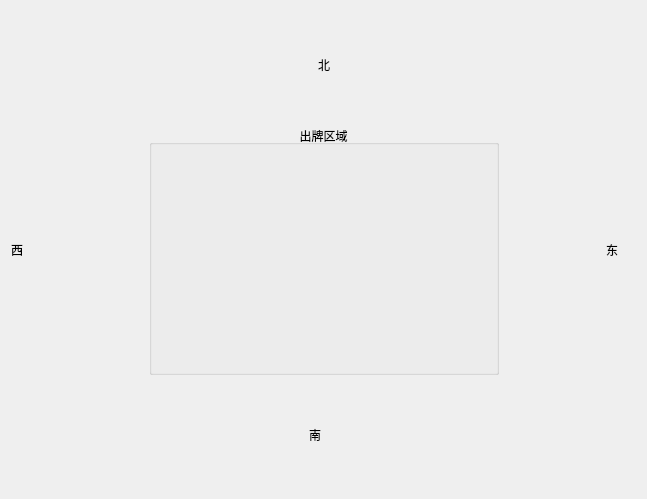
<?xml version="1.0" encoding="UTF-8"?>
<ui version="4.0">
 <class>Mahjong</class>
 <widget class="QWidget" name="Mahjong">
  <property name="geometry">
   <rect>
    <x>0</x>
    <y>0</y>
    <width>647</width>
    <height>499</height>
   </rect>
  </property>
  <property name="windowTitle">
   <string>Form</string>
  </property>
  <layout class="QGridLayout" name="gridLayout">
   <item row="0" column="0">
    <layout class="QHBoxLayout" name="horizontalLayout_2">
     <item>
      <spacer name="horizontalSpacer_4">
       <property name="orientation">
        <enum>Qt::Horizontal</enum>
       </property>
       <property name="sizeHint" stdset="0">
        <size>
         <width>40</width>
         <height>20</height>
        </size>
       </property>
      </spacer>
     </item>
     <item>
      <widget class="QLabel" name="label_2">
       <property name="text">
        <string>北</string>
       </property>
      </widget>
     </item>
     <item>
      <spacer name="horizontalSpacer_3">
       <property name="orientation">
        <enum>Qt::Horizontal</enum>
       </property>
       <property name="sizeHint" stdset="0">
        <size>
         <width>40</width>
         <height>20</height>
        </size>
       </property>
      </spacer>
     </item>
    </layout>
   </item>
   <item row="1" column="0">
    <layout class="QHBoxLayout" name="horizontalLayout">
     <item>
      <widget class="QLabel" name="label">
       <property name="minimumSize">
        <size>
         <width>30</width>
         <height>0</height>
        </size>
       </property>
       <property name="maximumSize">
        <size>
         <width>16777215</width>
         <height>150</height>
        </size>
       </property>
       <property name="text">
        <string>西</string>
       </property>
      </widget>
     </item>
     <item>
      <spacer name="horizontalSpacer">
       <property name="orientation">
        <enum>Qt::Horizontal</enum>
       </property>
       <property name="sizeHint" stdset="0">
        <size>
         <width>40</width>
         <height>20</height>
        </size>
       </property>
      </spacer>
     </item>
     <item>
      <widget class="QGroupBox" name="groupBox">
       <property name="minimumSize">
        <size>
         <width>350</width>
         <height>250</height>
        </size>
       </property>
       <property name="title">
        <string>出牌区域</string>
       </property>
       <property name="alignment">
        <set>Qt::AlignCenter</set>
       </property>
      </widget>
     </item>
     <item>
      <spacer name="horizontalSpacer_2">
       <property name="orientation">
        <enum>Qt::Horizontal</enum>
       </property>
       <property name="sizeHint" stdset="0">
        <size>
         <width>40</width>
         <height>20</height>
        </size>
       </property>
      </spacer>
     </item>
     <item>
      <widget class="QLabel" name="label_3">
       <property name="minimumSize">
        <size>
         <width>30</width>
         <height>0</height>
        </size>
       </property>
       <property name="maximumSize">
        <size>
         <width>16777215</width>
         <height>150</height>
        </size>
       </property>
       <property name="text">
        <string>东</string>
       </property>
      </widget>
     </item>
    </layout>
   </item>
   <item row="2" column="0">
    <layout class="QHBoxLayout" name="horizontalLayout_3">
     <item>
      <spacer name="horizontalSpacer_5">
       <property name="orientation">
        <enum>Qt::Horizontal</enum>
       </property>
       <property name="sizeHint" stdset="0">
        <size>
         <width>40</width>
         <height>20</height>
        </size>
       </property>
      </spacer>
     </item>
     <item>
      <widget class="QLabel" name="label_4">
       <property name="minimumSize">
        <size>
         <width>30</width>
         <height>0</height>
        </size>
       </property>
       <property name="text">
        <string>南</string>
       </property>
      </widget>
     </item>
     <item>
      <spacer name="horizontalSpacer_6">
       <property name="orientation">
        <enum>Qt::Horizontal</enum>
       </property>
       <property name="sizeHint" stdset="0">
        <size>
         <width>40</width>
         <height>20</height>
        </size>
       </property>
      </spacer>
     </item>
    </layout>
   </item>
  </layout>
 </widget>
 <resources/>
 <connections/>
</ui>
